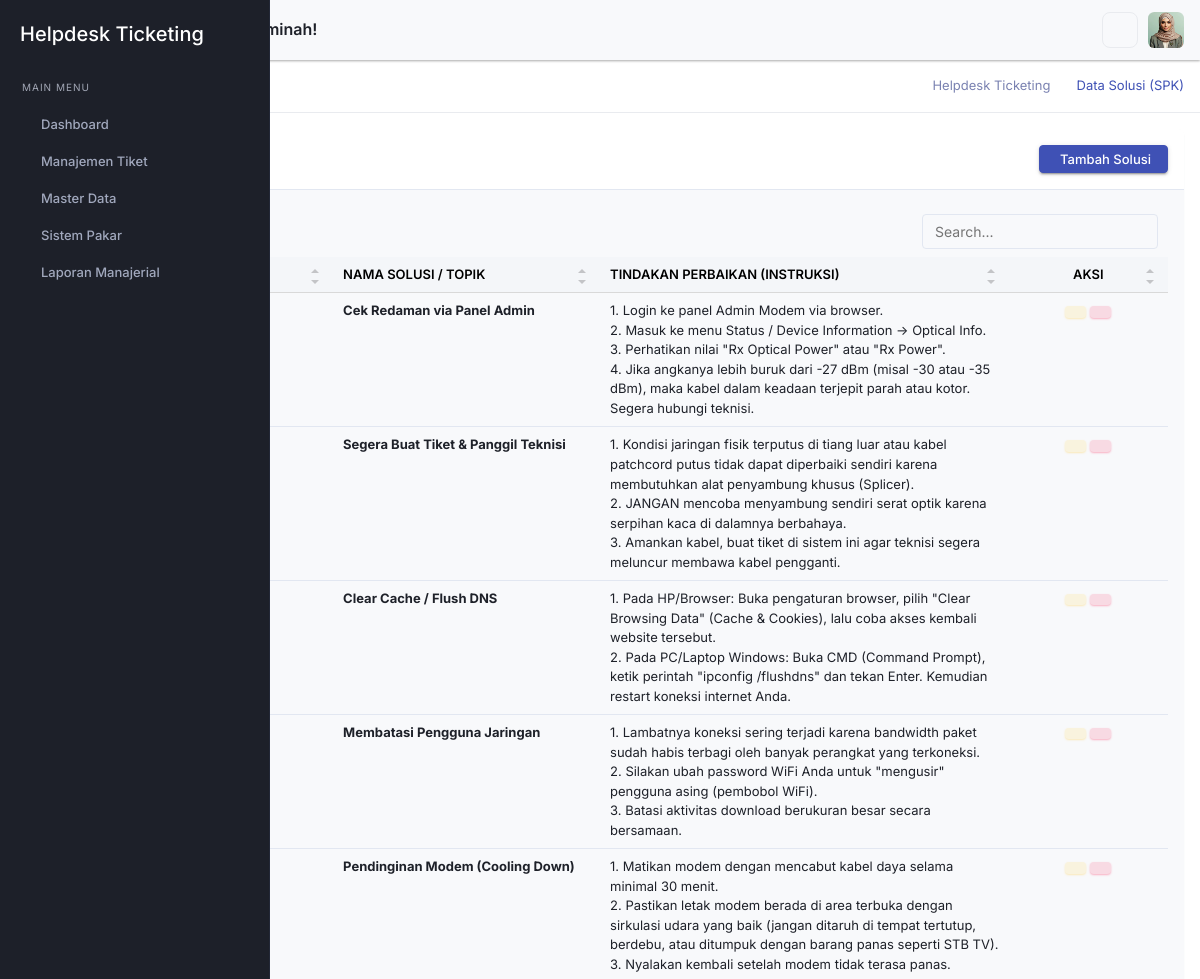
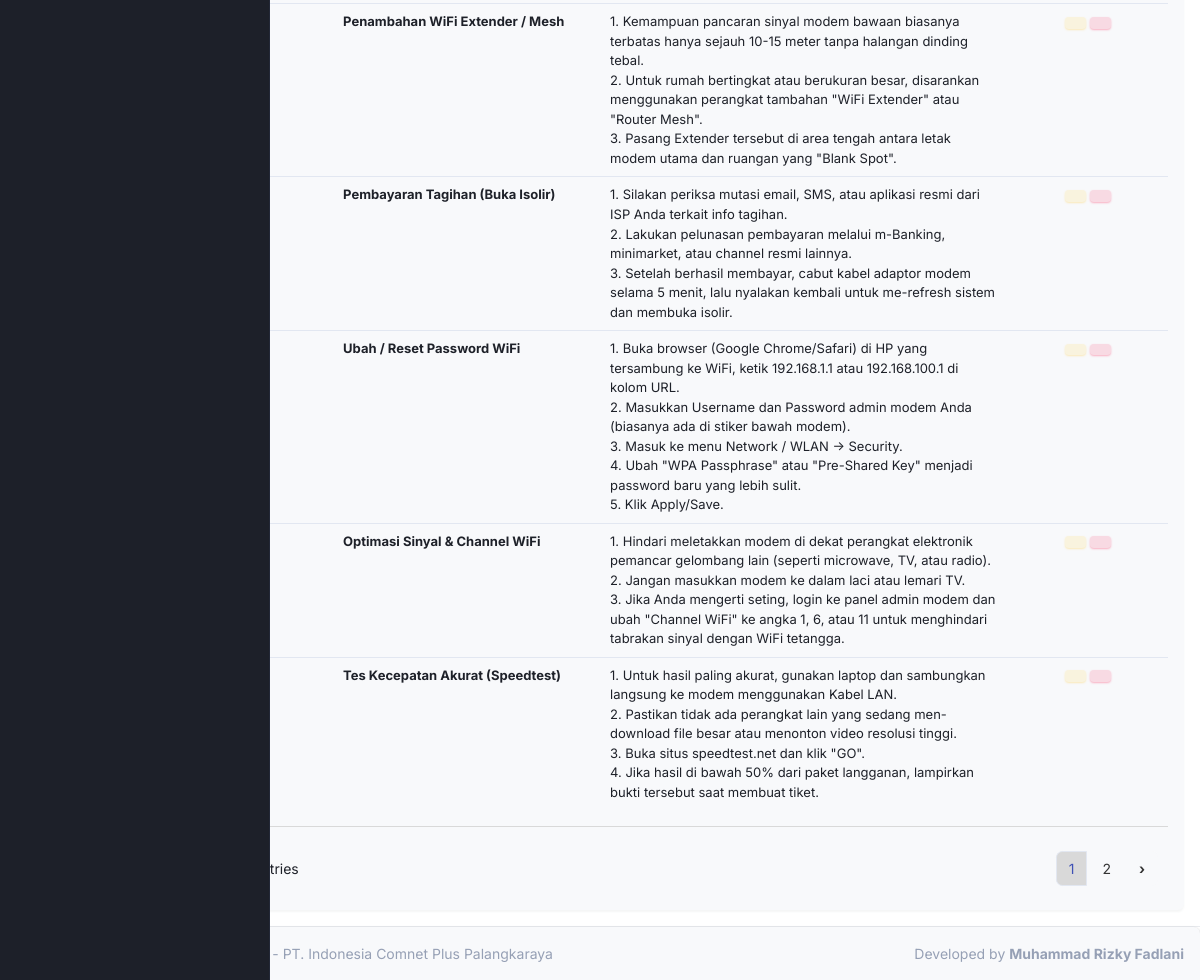
The page /admin/index.php?page=spk_solusi (signed in) on the database its author committed (2 pictures, top to bottom).
### tables this page shows
CREATE TABLE `pengaturan` (
  `id_pengaturan` int(11) NOT NULL,
  `nama_aplikasi` varchar(100) NOT NULL DEFAULT 'yHelpdesk Ticketing',
  `nama_instansi` varchar(150) NOT NULL DEFAULT 'PT. ICON+',
  `telp_instansi` varchar(20) NOT NULL,
  `email_instansi` varchar(100) NOT NULL,
  `alamat_instansi` text NOT NULL,
  `nama_pimpinan` varchar(100) NOT NULL,
  `background_login` varchar(255) DEFAULT NULL,
  `nama_dev` varchar(100) NOT NULL,
  `npm_dev` varchar(30) NOT NULL,
  `updated_at` timestamp NOT NULL DEFAULT current_timestamp() ON UPDATE current_timestamp()
);

CREATE TABLE `spk_solusi` (
  `id_solusi` int(11) NOT NULL,
  `kode_solusi` varchar(10) NOT NULL,
  `nama_solusi` varchar(100) NOT NULL,
  `tindakan_perbaikan` text NOT NULL
);

### admin/inc/helper.php (called while the page is built, shortened)
<?php
function query($koneksi, $sql) {
    $hasil = mysqli_query($koneksi, $sql);
    return $hasil;
}
function sanitize($koneksi, $input) {
    return mysqli_real_escape_string($koneksi, htmlspecialchars(trim($input)));
}
?>

### admin/pages/spk_solusi.php (the view, shortened to what this page needs)
<?php
$aksi = isset($_GET['aksi']) ? sanitize($koneksi, $_GET['aksi']) : 'view';
switch ($aksi) {
    case 'view':
?>
    <div class="row">
        <div class="col-12">
            <div class="card shadow-sm">
                <div class="card-header bg-white border-bottom d-flex justify-content-between align-items-center">
                    <h4 class="card-title text-primary mb-0"><i class="iconoir-light-bulb me-2"></i> Data Solusi (SPK)</h4>
                    <a href="?page=spk_solusi&aksi=tambah" class="btn btn-primary btn-sm px-3">
                        <i class="fas fa-plus me-1"></i> Tambah Solusi
                    </a>
                </div>
                <div class="card-body">
                    <div class="table-responsive">
                        <table class="table datatable table-hover" id="datatable_1">
                            <thead class="table-light">
                                <tr>
                                    <th width="5%">No</th>
                                    <th width="15%">Kode Solusi</th>
                                    <th width="25%">Nama Solusi / Topik</th>
                                    <th>Tindakan Perbaikan (Instruksi)</th>
                                    <th width="15%" class="text-center">Aksi</th>
                                </tr>
                            </thead>
                            <tbody>
                                <?php
                                $no = 1;
                                $q_solusi = query($koneksi, "SELECT * FROM spk_solusi ORDER BY id_solusi DESC");
                                while ($row = mysqli_fetch_assoc($q_solusi)) {
                                ?>
                                <tr>
                                    <td><?= $no++; ?></td>
                                    <td>
                                        <span class="badge bg-success-subtle text-success border border-success px-2">
                                        </span>
                                    </td>
                                    <td><strong><?= htmlspecialchars($row['nama_solusi']); ?></strong></td>
                                    <td><?= nl2br(htmlspecialchars($row['tindakan_perbaikan'])); ?></td>
                                    <td class="text-center">
                                        <a href="?page=spk_solusi&aksi=edit&id=<?= $row['id_solusi']; ?>" class="btn btn-sm btn-soft-warning" title="Edit"><i class="fas fa-edit"></i></a>
                                        <a href="?page=spk_solusi&aksi=hapus&id=<?= $row['id_solusi']; ?>" class="btn btn-sm btn-soft-danger btn-hapus" title="Hapus"><i class="fas fa-trash"></i></a>
                                    </td>
                                </tr>
                                <?php } ?>
                            </tbody>
                        </table>
                    </div>
                </div>
            </div>
        </div>
    </div>
<?php
    break;
?>
<?php
}
?>

### admin/layout/sidebar.php (shortened to what this page needs)
<?php
$role = isset($_SESSION['role_akses']) ? $_SESSION['role_akses'] : '';
?>
<div class="startbar d-print-none">
    <div class="brand">
        <a href="index.php" class="logo">
            <span class="">
                <h4 class="text-white mt-3"><?= htmlspecialchars($pengaturan['nama_aplikasi']); ?></h4>
            </span>
        </a>
    </div>
    <div class="startbar-menu">
        <div class="startbar-collapse" id="startbarCollapse" data-simplebar>
            <div class="d-flex align-items-start flex-column w-100">
                <ul class="navbar-nav mb-auto w-100">
                    <li class="menu-label mt-2">
                        <span>Main Menu</span>
                    </li>
                    <li class="nav-item">
                        <a class="nav-link" href="?page=dashboard">
                            <span>Dashboard</span>
                        </a>
                    </li>
                    <?php if(in_array($role, ['Super Admin', 'Admin Dispatcher', 'Teknisi'])): ?>
                    <li class="nav-item">
                        <a class="nav-link" href="#sidebarTiket" data-bs-toggle="collapse" role="button"
                            aria-expanded="false" aria-controls="sidebarTiket">
                            <span>Manajemen Tiket</span>
                        </a>
                    </li>
                    <?php endif; ?>
                    <?php if(in_array($role, ['Super Admin', 'Admin Dispatcher'])): ?>
                    <li class="nav-item">
                        <a class="nav-link" href="#sidebarMaster" data-bs-toggle="collapse" role="button"
                            aria-expanded="false" aria-controls="sidebarMaster">
                            <span>Master Data</span>
                        </a>
                    </li>
                    <?php endif; ?>
                    <?php if(in_array($role, ['Super Admin', 'Admin Dispatcher'])): ?>
                    <li class="nav-item">
                        <a class="nav-link" href="#sidebarSPK" data-bs-toggle="collapse" role="button"
                            aria-expanded="false" aria-controls="sidebarSPK">
                            <span>Sistem Pakar</span>
                        </a>
                    </li>
                    <?php endif; ?>
                    <?php if(in_array($role, ['Super Admin', 'Admin Dispatcher', 'Pimpinan'])): ?>
                    <li class="nav-item">
                        <a class="nav-link" href="#sidebarLaporan" data-bs-toggle="collapse" role="button"
                            aria-expanded="false" aria-controls="sidebarLaporan">
                            <span>Laporan Manajerial</span>
                        </a>
                    </li>
                    <?php endif; ?>
                </ul>
            </div>
        </div>
    </div>
</div>

### admin/index.php (shortened to what this page needs)
<?php
require_once 'inc/koneksi.php';
require_once 'inc/helper.php';
$page = isset($_GET['page']) ? sanitize($koneksi, $_GET['page']) : 'dashboard';
$q_pengaturan = query($koneksi, "SELECT * FROM pengaturan LIMIT 1");
$pengaturan = mysqli_fetch_assoc($q_pengaturan);
$daftar_judul = [
    'dashboard'         => 'Dashboard Utama',
    'jabatan'          => 'Jabatan Karyawan',
    'area_cover'          => 'Manajemen Cover Area',
    'karyawan'          => 'Manajemen Karyawan',
    'pelanggan'         => 'Data Pelanggan',
    'paket'             => 'Paket Layanan',
    'kategori_gangguan' => 'Kategori Gangguan',
    'tiket_masuk'       => 'Tiket Masuk',
    'tiket_proses'      => 'Tiket Diproses',
    'tiket_selesai'     => 'Riwayat Tiket Selesai',
    'spk_gejala'        => 'Data Gejala (SPK)',
    'spk_solusi'        => 'Data Solusi (SPK)',
    'spk_rule'          => 'Rule Base (SPK)',
    'laporan'           => 'Laporan Manajerial',
    'lap_tren_gangguan'   => 'Laporan Tren Gangguan',
    'lap_kinerja_teknisi' => 'Laporan Kinerja Teknisi (KPI)',
    'lap_evaluasi_sla'    => 'Laporan Evaluasi SLA',
    'lap_distribusi'      => 'Laporan Distribusi Area',
    'lap_rekap_pelanggan' => 'Laporan Rekap Pelanggan',
    'lap_tiket_terkini'   => 'Status Tiket Terkini',
    'profil'            => 'Profil Saya',
    'pengaturan'        => 'Pengaturan Sistem'
];
$judul_aktif = isset($daftar_judul[$page]) ? $daftar_judul[$page] : 'Halaman Tidak Ditemukan';
include 'layout/header.php';
include 'layout/topbar.php';
include 'layout/sidebar.php';
?>
<div class="page-title-box">
    <div class="container-fluid">
        <div class="row gap-0">
            <div class="col-sm-12">
                <div class="page-title-content d-sm-flex justify-content-sm-between align-items-center">
                    <h4 class="page-title mt-3 mt-md-0"><?= $judul_aktif; ?></h4>
                    <div class="">
                        <ol class="breadcrumb mb-0">
                            <li class="breadcrumb-item"><a
                                    href="index.php"><?= htmlspecialchars($pengaturan['nama_aplikasi']); ?></a></li>
                            <li class="breadcrumb-item active"><?= $judul_aktif; ?></li>
                        </ol>
                    </div>
                </div>
            </div>
        </div>
    </div>
</div>
<div class="page-wrapper">
    <div class="page-content">
        <div class="container-fluid">
            <?php
            if (file_exists("pages/$page.php")) {
                include "pages/$page.php";
            }
            ?>
        </div>
        <?php include 'layout/footer.php'; ?>

### admin/layout/footer.php (shortened to what this page needs)
<footer class="footer text-center text-sm-start d-print-none">
    <div class="container-fluid">
        <div class="row">
            <div class="col-12 px-0">
                <div class="card mb-0 rounded-bottom-0 border-0">
                    <div class="card-body">
                        <p class="text-muted mb-0">
                            <?= htmlspecialchars($pengaturan['nama_aplikasi']); ?> -
                            <?= htmlspecialchars($pengaturan['nama_instansi']); ?>
                            <span class="text-muted d-none d-sm-inline-block float-end">
                                Developed by
                                <strong><?= htmlspecialchars($pengaturan['nama_dev']); ?></strong>
                            </span>
                        </p>
                    </div>
                </div>
            </div>
        </div>
    </div>
</footer>
</div>
</div>
</body>
</html>

### admin/assets/libs/simple-datatables/style.css (style rules this page uses)
.dataTable-table { max-width: 100%; width: 100%; border-spacing: 0; border-collapse: separate; }
.dataTable-table > tbody > tr > td, .dataTable-table > tbody > tr > th, .dataTable-table > tfoot > tr > td, .dataTable-table > tfoot > tr > th, .dataTable-table > thead > tr > td, .dataTable-table > thead > tr > th { vertical-align: top; padding: 8px 10px; }
.dataTable-table > thead > tr > th { vertical-align: bottom; text-align: left; border-bottom: 1px solid #d9d9d9; }
.dataTable-table th { vertical-align: bottom; text-align: left; }

### rows shown on the page
pengaturan: nama_aplikasi "Helpdesk Ticketing", nama_instansi "PT. Indonesia Comnet Plus Palangkaraya", nama_dev "Muhammad Rizky Fadlani"
spk_solusi: nama_solusi "Cek Redaman via Panel Admin", tindakan_perbaikan "1. Login ke panel Admin Modem via browser. 2. Masuk ke menu Status / Device Information -> Optical Info. 3. Perhatikan nilai \"Rx Optical Power\" atau \"Rx Power\". 4. Jika angkanya lebih buruk dari -27 dBm (misal -30 atau -35 dBm), maka kabel dalam keadaan terjepit parah atau kotor. Segera hubungi teknisi."
spk_solusi: nama_solusi "Segera Buat Tiket & Panggil Teknisi", tindakan_perbaikan "1. Kondisi jaringan fisik terputus di tiang luar atau kabel patchcord putus tidak dapat diperbaiki sendiri karena membutuhkan alat penyambung khusus (Splicer). 2. JANGAN mencoba menyambung sendiri serat optik karena serpihan kaca di dalamnya berbahaya. 3. Amankan kabel, buat tiket di sistem ini agar teknisi segera meluncur membawa kabel pengganti."
spk_solusi: nama_solusi "Clear Cache / Flush DNS", tindakan_perbaikan "1. Pada HP/Browser: Buka pengaturan browser, pilih \"Clear Browsing Data\" (Cache & Cookies), lalu coba akses kembali website tersebut. 2. Pada PC/Laptop Windows: Buka CMD (Command Prompt), ketik perintah \"ipconfig /flushdns\" dan tekan Enter. Kemudian restart koneksi internet Anda."
spk_solusi: nama_solusi "Membatasi Pengguna Jaringan", tindakan_perbaikan "1. Lambatnya koneksi sering terjadi karena bandwidth paket sudah habis terbagi oleh banyak perangkat yang terkoneksi. 2. Silakan ubah password WiFi Anda untuk \"mengusir\" pengguna asing (pembobol WiFi). 3. Batasi aktivitas download berukuran besar secara bersamaan."
spk_solusi: nama_solusi "Pendinginan Modem (Cooling Down)", tindakan_perbaikan "1. Matikan modem dengan mencabut kabel daya selama minimal 30 menit. 2. Pastikan letak modem berada di area terbuka dengan sirkulasi udara yang baik (jangan ditaruh di tempat tertutup, berdebu, atau ditumpuk dengan barang panas seperti STB TV). 3. Nyalakan kembali setelah modem tidak terasa panas."
spk_solusi: nama_solusi "Penambahan WiFi Extender / Mesh", tindakan_perbaikan "1. Kemampuan pancaran sinyal modem bawaan biasanya terbatas hanya sejauh 10-15 meter tanpa halangan dinding tebal. 2. Untuk rumah bertingkat atau berukuran besar, disarankan menggunakan perangkat tambahan \"WiFi Extender\" atau \"Router Mesh\". 3. Pasang Extender tersebut di area tengah antara letak modem utama dan ruangan yang \"Blank Spot\"."
spk_solusi: nama_solusi "Pembayaran Tagihan (Buka Isolir)", tindakan_perbaikan "1. Silakan periksa mutasi email, SMS, atau aplikasi resmi dari ISP Anda terkait info tagihan. 2. Lakukan pelunasan pembayaran melalui m-Banking, minimarket, atau channel resmi lainnya. 3. Setelah berhasil membayar, cabut kabel adaptor modem selama 5 menit, lalu nyalakan kembali untuk me-refresh sistem dan membuka isolir."
spk_solusi: nama_solusi "Ubah / Reset Password WiFi", tindakan_perbaikan "1. Buka browser (Google Chrome/Safari) di HP yang tersambung ke WiFi, ketik 192.168.1.1 atau 192.168.100.1 di kolom URL. 2. Masukkan Username dan Password admin modem Anda (biasanya ada di stiker bawah modem). 3. Masuk ke menu Network / WLAN -> Security. 4. Ubah \"WPA Passphrase\" atau \"Pre-Shared Key\" menjadi password baru yang lebih sulit. 5. Klik Apply/Save."
spk_solusi: nama_solusi "Optimasi Sinyal & Channel WiFi", tindakan_perbaikan "1. Hindari meletakkan modem di dekat perangkat elektronik pemancar gelombang lain (seperti microwave, TV, atau radio). 2. Jangan masukkan modem ke dalam laci atau lemari TV. 3. Jika Anda mengerti seting, login ke panel admin modem dan ubah \"Channel WiFi\" ke angka 1, 6, atau 11 untuk menghindari tabrakan sinyal dengan WiFi tetangga."
spk_solusi: nama_solusi "Tes Kecepatan Akurat (Speedtest)", tindakan_perbaikan "1. Untuk hasil paling akurat, gunakan laptop dan sambungkan langsung ke modem menggunakan Kabel LAN. 2. Pastikan tidak ada perangkat lain yang sedang men-download file besar atau menonton video resolusi tinggi. 3. Buka situs speedtest.net dan klik \"GO\". 4. Jika hasil di bawah 50% dari paket langganan, lampirkan bukti tersebut saat membuat tiket."

### other values the page prints
$judul_aktif "Data Solusi (SPK)"
